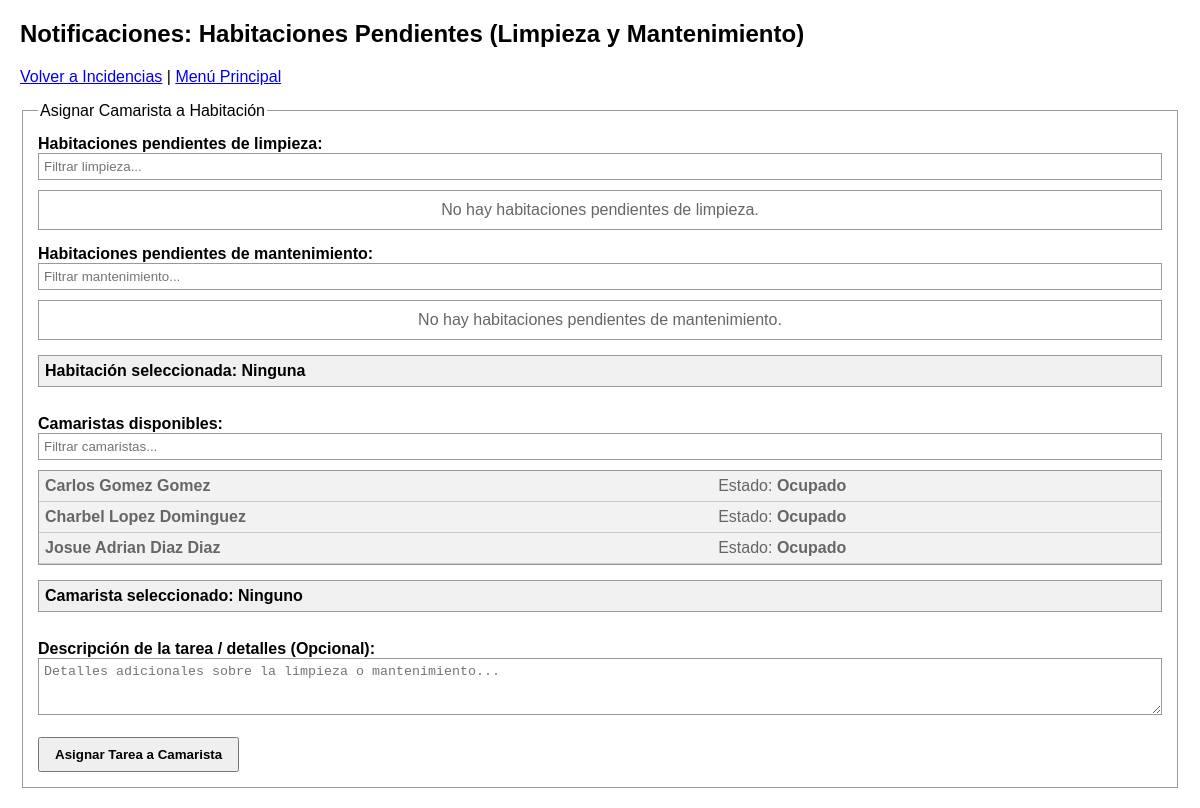
Page /noti_habitacion.php (signed in) on the committed database.
### tables this page shows
CREATE TABLE `camaristas` (
  `id_camarista` int(11) NOT NULL,
  `foto` varchar(255) DEFAULT NULL,
  `nombre_completo` varchar(150) NOT NULL,
  `telefono` varchar(20) DEFAULT NULL,
  `correo` varchar(100) DEFAULT NULL,
  `estatus` enum('no_disponible','descanso','activo') DEFAULT 'no_disponible',
  `usuario` varchar(25) NOT NULL,
  `contraseña` varchar(30) NOT NULL
);

### noti_habitacion.php (the view, shortened to what this page needs)
<?php
require_once 'config/conexion.php';
$stmt_limpieza = $pdo->query("SELECT id_habitacion, numero_habitacion, tipo_habitacion, estatus
                              FROM habitaciones
                              WHERE estatus = 'limpieza' OR estatus = 'sucia'
                              ORDER BY numero_habitacion ASC");
$habitaciones_limpieza = $stmt_limpieza->fetchAll();
$stmt_mantenimiento = $pdo->query("SELECT id_habitacion, numero_habitacion, tipo_habitacion, estatus
                                     FROM habitaciones
                                     WHERE estatus = 'mantenimiento'
                                     ORDER BY numero_habitacion ASC");
$habitaciones_mantenimiento = $stmt_mantenimiento->fetchAll();
$stmt_camaristas = $pdo->query("SELECT id_camarista, nombre_completo, estatus
                                  FROM camaristas
                                  ORDER BY FIELD(estatus, 'descanso', 'activo') ASC, nombre_completo ASC");
$lista_camaristas = $stmt_camaristas->fetchAll();
?>
<!DOCTYPE html>
<html lang="es">
<head>
</head>
<body>
    <h2>Notificaciones: Habitaciones Pendientes (Limpieza y Mantenimiento)</h2>
    <p>
        <a href="incidencias.php">Volver a Incidencias</a> |
        <a href="home.php">Menú Principal</a>
    </p>
    <fieldset>
        <legend>Asignar Camarista a Habitación</legend>
        <form action="noti_habitacion.php" method="POST">
            <div>
                <label><strong>Habitaciones pendientes de limpieza:</strong></label><br>
                <input type="text" id="buscador_limpieza" placeholder="Filtrar limpieza..." onkeyup="filtrarTabla('buscador_limpieza', 'tabla_limpieza')" style="margin-bottom: 5px;">
                <div class="tabla-selector-container">
                    <table id="tabla_limpieza" border="0" cellpadding="6" cellspacing="0" style="width: 100%; border-collapse: collapse;">
                        <tbody>
                            <?php if (empty($habitaciones_limpieza)): ?>
                                <tr>
                                    <td style="padding: 10px; text-align: center; color: #666;">No hay habitaciones pendientes de limpieza.</td>
                                </tr>
                            <?php endif; ?>
                        </tbody>
                    </table>
                </div>
            </div>
            <div>
                <label><strong>Habitaciones pendientes de mantenimiento:</strong></label><br>
                <input type="text" id="buscador_mantenimiento" placeholder="Filtrar mantenimiento..." onkeyup="filtrarTabla('buscador_mantenimiento', 'tabla_mantenimiento')" style="margin-bottom: 5px;">
                <div class="tabla-selector-container">
                    <table id="tabla_mantenimiento" border="0" cellpadding="6" cellspacing="0" style="width: 100%; border-collapse: collapse;">
                        <tbody>
                            <?php if (empty($habitaciones_mantenimiento)): ?>
                                <tr>
                                    <td style="padding: 10px; text-align: center; color: #666;">No hay habitaciones pendientes de mantenimiento.</td>
                                </tr>
                            <?php endif; ?>
                        </tbody>
                    </table>
                </div>
            </div>
            <div id="texto_habitacion_seleccionada" style="margin: 10px 0; font-weight: bold; border: 1px solid #999; padding: 6px; background: #f0f0f0;">
                Habitación seleccionada: Ninguna
            </div>
            <br>
            <div>
                <label><strong>Camaristas disponibles:</strong></label><br>
                <input type="text" id="buscador_camaristas" placeholder="Filtrar camaristas..." onkeyup="filtrarTabla('buscador_camaristas', 'tabla_camaristas')" style="margin-bottom: 5px;">
                <div class="tabla-selector-container">
                    <table id="tabla_camaristas" border="0" cellpadding="6" cellspacing="0" style="width: 100%; border-collapse: collapse;">
                        <tbody>
                            <?php foreach ($lista_camaristas as $cam): ?>
                                <?php
                                    $ocupado = (strtolower($cam['estatus']) !== 'descanso');
                                    $clase = $ocupado ? 'fila-ocupada' : 'fila-camarista';
                                    $onclick = $ocupado ? "alert('Este camarista está ocupado actualmente.');" : "seleccionarCamarista(" . $cam['id_camarista'] . ", '" . htmlspecialchars($cam['nombre_completo']) . "', this)";
                                ?>
                                <tr class="<?php echo $clase; ?>" onclick="<?php echo $onclick; ?>">
                                    <td style="border-bottom: 1px solid #ccc; width: 60%;"><strong><?php echo htmlspecialchars($cam['nombre_completo']); ?></strong></td>
                                    <td style="border-bottom: 1px solid #ccc; width: 40%;">Estado: <strong><?php echo $ocupado ? 'Ocupado' : 'Disponible'; ?></strong></td>
                                </tr>
                            <?php endforeach; ?>
                        </tbody>
                    </table>
                </div>
            </div>
            <div id="texto_camarista_seleccionado" style="margin: 10px 0; font-weight: bold; border: 1px solid #999; padding: 6px; background: #f0f0f0;">
                Camarista seleccionado: Ninguno
            </div>
            <br>
            <div>
                <label for="descripcion"><strong>Descripción de la tarea / detalles (Opcional):</strong></label><br>
                <textarea id="descripcion" name="descripcion" rows="3" placeholder="Detalles adicionales sobre la limpieza o mantenimiento..."></textarea>
            </div>
            <br>
            <button type="submit" style="padding: 8px 15px; font-weight: bold;">Asignar Tarea a Camarista</button>
        </form>
    </fieldset>
</body>
</html>

### noti_habitacion.php (style rules this page uses)
body { font-family: Arial, sans-serif; margin: 20px; background-color: #fff; color: #000; }
h2 { color: #000; }
.tabla-selector-container { max-height: 180px; overflow-y: auto; border: 1px solid #999; background: #fff; margin-top: 5px; margin-bottom: 15px; }
.fila-ocupada { background-color: #f2f2f2 !important; color: #666; cursor: not-allowed !important; }
fieldset { background: #fff; border: 1px solid #999; padding: 15px; margin-bottom: 20px; }
button { padding: 5px 10px; cursor: pointer; }
input[type="text"], textarea { padding: 5px; width: 100%; box-sizing: border-box; border: 1px solid #999; }

### rows in the picture
camaristas: nombre_completo "Carlos Gomez Gomez", estatus "Ocupado"
camaristas: nombre_completo "Charbel Lopez Dominguez", estatus "Ocupado"
camaristas: nombre_completo "Josue Adrian Diaz Diaz", estatus "Ocupado"
